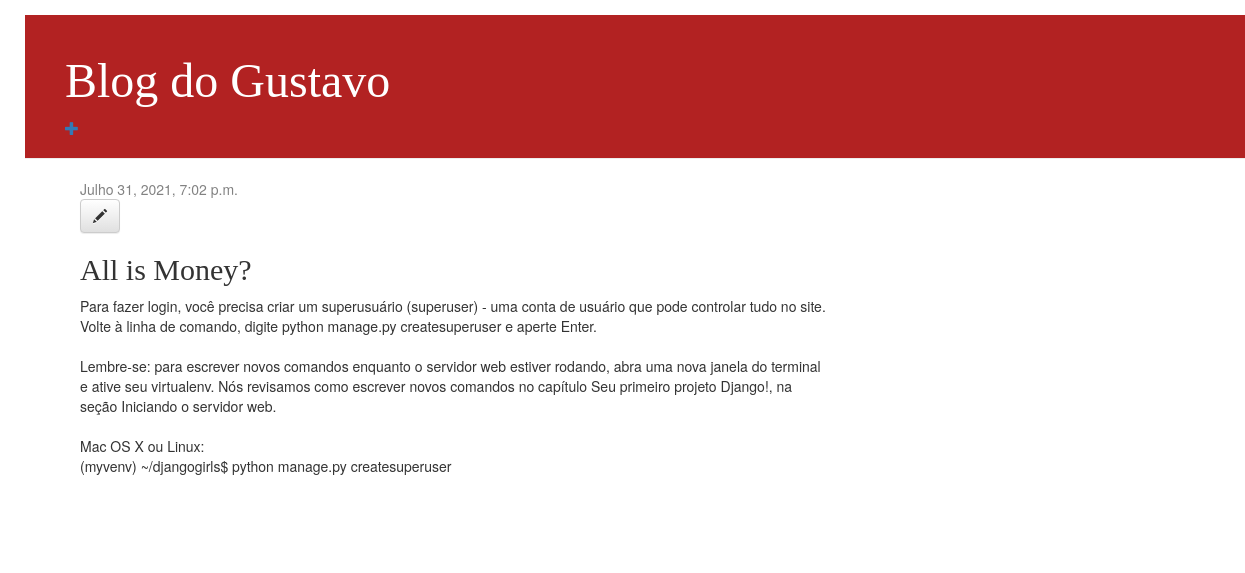
/post/3/, run on an earlier commit of the app's database.
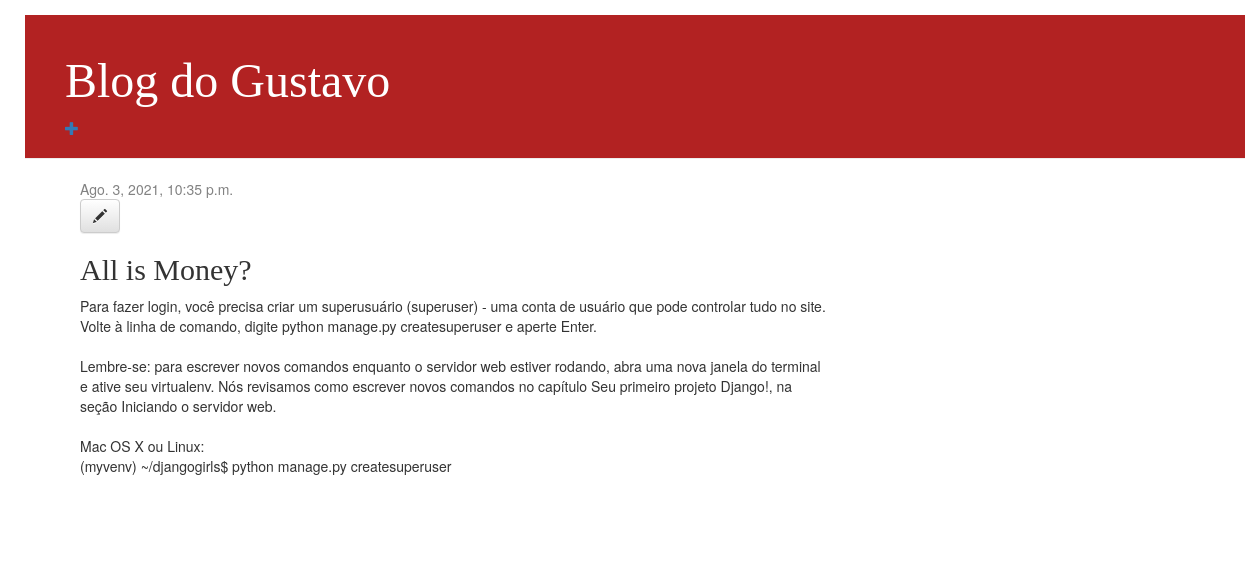
And on a later commit of the database.
### paginaweb/models.py (models this page shows, shortened)
class Post(models.Model):
    author = models.ForeignKey(settings.AUTH_USER_MODEL, on_delete=models.CASCADE)
    title = models.CharField(max_length=200)
    text = models.TextField()
    create_date = models.DateTimeField(default=timezone.now())
    published_date = models.DateTimeField(blank=True, null=True)

### paginaweb/views.py (the view)
# urls.py: path('post/<int:pk>/', views.post_detail, name='post_detail'),
def post_detail(request, pk):
    post = get_object_or_404(Post, pk=pk)
    return render(request, 'paginaweb/post_detail.html', {'post': post})

### paginaweb/templates/paginaweb/post_detail.html
{% extends 'paginaweb/base.html' %}
{% block content %}
    <div class="post">
        {% if post.published_date %}
            <div class="date">
                {{ post.published_date }}
            </div>
        {% endif %}
        <a class="btn btn-default" href="{% url 'post_edit' pk=post.pk %}"><span class="glyphicon glyphicon-pencil"></span></a>
        <h2>{{ post.title }}</h2>
        <p>{{ post.text|linebreaksbr }}</p>
    </div>
{% endblock %}

What changed in the data, as far as the page shows it:
changed Post "All is Money?": published_date "Julho 31, 2021, 7:02 p.m." → "Ago. 3, 2021, 10:35 p.m."
